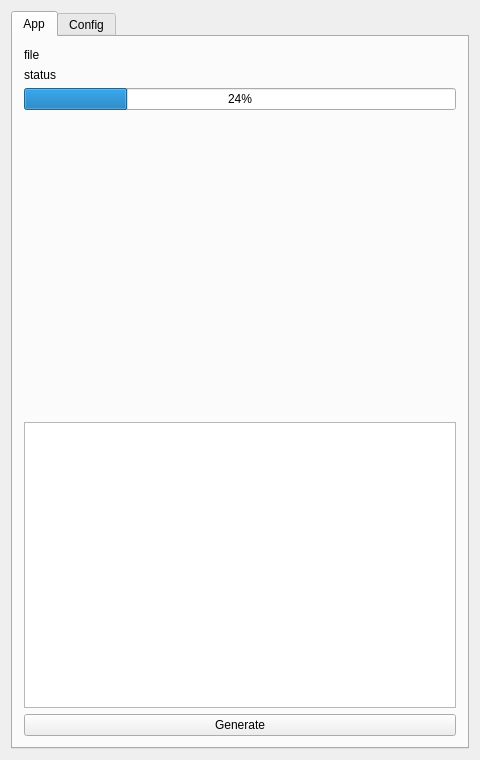
<?xml version="1.0" encoding="UTF-8"?>
<ui version="4.0">
 <class>MainWindow</class>
 <widget class="QMainWindow" name="MainWindow">
  <property name="geometry">
   <rect>
    <x>0</x>
    <y>0</y>
    <width>480</width>
    <height>760</height>
   </rect>
  </property>
  <property name="windowTitle">
   <string>MainWindow</string>
  </property>
  <widget class="QWidget" name="centralWidget">
   <layout class="QVBoxLayout" name="verticalLayout_2">
    <item>
     <widget class="QTabWidget" name="tabMain">
      <property name="minimumSize">
       <size>
        <width>0</width>
        <height>0</height>
       </size>
      </property>
      <property name="tabShape">
       <enum>QTabWidget::Rounded</enum>
      </property>
      <property name="currentIndex">
       <number>0</number>
      </property>
      <property name="iconSize">
       <size>
        <width>16</width>
        <height>16</height>
       </size>
      </property>
      <property name="documentMode">
       <bool>false</bool>
      </property>
      <property name="tabsClosable">
       <bool>false</bool>
      </property>
      <widget class="QWidget" name="tab">
       <attribute name="title">
        <string>App</string>
       </attribute>
       <layout class="QVBoxLayout" name="verticalLayout">
        <item>
         <widget class="QLabel" name="labelFile">
          <property name="text">
           <string>file</string>
          </property>
         </widget>
        </item>
        <item>
         <widget class="QLabel" name="labelStatus">
          <property name="text">
           <string>status</string>
          </property>
         </widget>
        </item>
        <item>
         <widget class="QProgressBar" name="progressBar">
          <property name="value">
           <number>24</number>
          </property>
         </widget>
        </item>
        <item>
         <widget class="QLabel" name="labelPreview">
          <property name="minimumSize">
           <size>
            <width>0</width>
            <height>300</height>
           </size>
          </property>
          <property name="text">
           <string/>
          </property>
          <property name="alignment">
           <set>Qt::AlignCenter</set>
          </property>
         </widget>
        </item>
        <item>
         <widget class="QListWidget" name="listWidget">
          <property name="frameShape">
           <enum>QFrame::StyledPanel</enum>
          </property>
          <property name="frameShadow">
           <enum>QFrame::Sunken</enum>
          </property>
          <property name="verticalScrollBarPolicy">
           <enum>Qt::ScrollBarAlwaysOff</enum>
          </property>
          <property name="horizontalScrollBarPolicy">
           <enum>Qt::ScrollBarAlwaysOff</enum>
          </property>
         </widget>
        </item>
        <item>
         <widget class="QPushButton" name="btnExec">
          <property name="text">
           <string>Generate</string>
          </property>
         </widget>
        </item>
       </layout>
      </widget>
      <widget class="QWidget" name="tab_2">
       <attribute name="title">
        <string>Config</string>
       </attribute>
       <layout class="QVBoxLayout" name="verticalLayout_3">
        <item>
         <widget class="QLabel" name="labelTitle">
          <property name="font">
           <font>
            <pointsize>12</pointsize>
           </font>
          </property>
          <property name="lineWidth">
           <number>1</number>
          </property>
          <property name="text">
           <string>Settings</string>
          </property>
          <property name="alignment">
           <set>Qt::AlignCenter</set>
          </property>
         </widget>
        </item>
        <item>
         <widget class="QGroupBox" name="groupSrc">
          <property name="title">
           <string>Source</string>
          </property>
          <layout class="QFormLayout" name="formLayout_2">
           <item row="0" column="1">
            <widget class="QLineEdit" name="editLOG"/>
           </item>
           <item row="1" column="1">
            <widget class="QLineEdit" name="editJPG"/>
           </item>
           <item row="0" column="0">
            <widget class="QPushButton" name="btnLOG">
             <property name="text">
              <string>LOG</string>
             </property>
            </widget>
           </item>
           <item row="1" column="0">
            <widget class="QPushButton" name="btnJPG">
             <property name="text">
              <string>JPG</string>
             </property>
            </widget>
           </item>
          </layout>
         </widget>
        </item>
        <item>
         <widget class="QGroupBox" name="groupDst">
          <property name="title">
           <string>Destination</string>
          </property>
          <layout class="QGridLayout" name="gridLayout">
           <item row="0" column="0">
            <widget class="QPushButton" name="btnGPX">
             <property name="text">
              <string>GPX</string>
             </property>
            </widget>
           </item>
           <item row="0" column="1">
            <widget class="QLineEdit" name="editGPX"/>
           </item>
           <item row="1" column="0">
            <widget class="QPushButton" name="btnKML">
             <property name="text">
              <string>KML</string>
             </property>
            </widget>
           </item>
           <item row="1" column="1">
            <widget class="QLineEdit" name="editKML"/>
           </item>
           <item row="2" column="0">
            <widget class="QPushButton" name="btnJPG2">
             <property name="text">
              <string>JPG</string>
             </property>
            </widget>
           </item>
           <item row="2" column="1">
            <widget class="QLineEdit" name="editJPG2"/>
           </item>
          </layout>
         </widget>
        </item>
        <item>
         <widget class="QGroupBox" name="groupBox">
          <property name="title">
           <string>Image resize settings</string>
          </property>
          <layout class="QGridLayout" name="gridLayout_3">
           <item row="0" column="0">
            <widget class="QLabel" name="labelMegapixel">
             <property name="text">
              <string>MPix</string>
             </property>
            </widget>
           </item>
           <item row="0" column="1">
            <widget class="QLineEdit" name="editMegaPixels"/>
           </item>
           <item row="1" column="0">
            <widget class="QLabel" name="labelComp">
             <property name="text">
              <string>Compression</string>
             </property>
            </widget>
           </item>
           <item row="1" column="1">
            <widget class="QLineEdit" name="editComp"/>
           </item>
          </layout>
         </widget>
        </item>
        <item>
         <spacer name="verticalSpacer">
          <property name="orientation">
           <enum>Qt::Vertical</enum>
          </property>
          <property name="sizeHint" stdset="0">
           <size>
            <width>397</width>
            <height>374</height>
           </size>
          </property>
         </spacer>
        </item>
       </layout>
      </widget>
     </widget>
    </item>
   </layout>
  </widget>
 </widget>
 <layoutdefault spacing="6" margin="11"/>
 <resources/>
 <connections/>
</ui>
